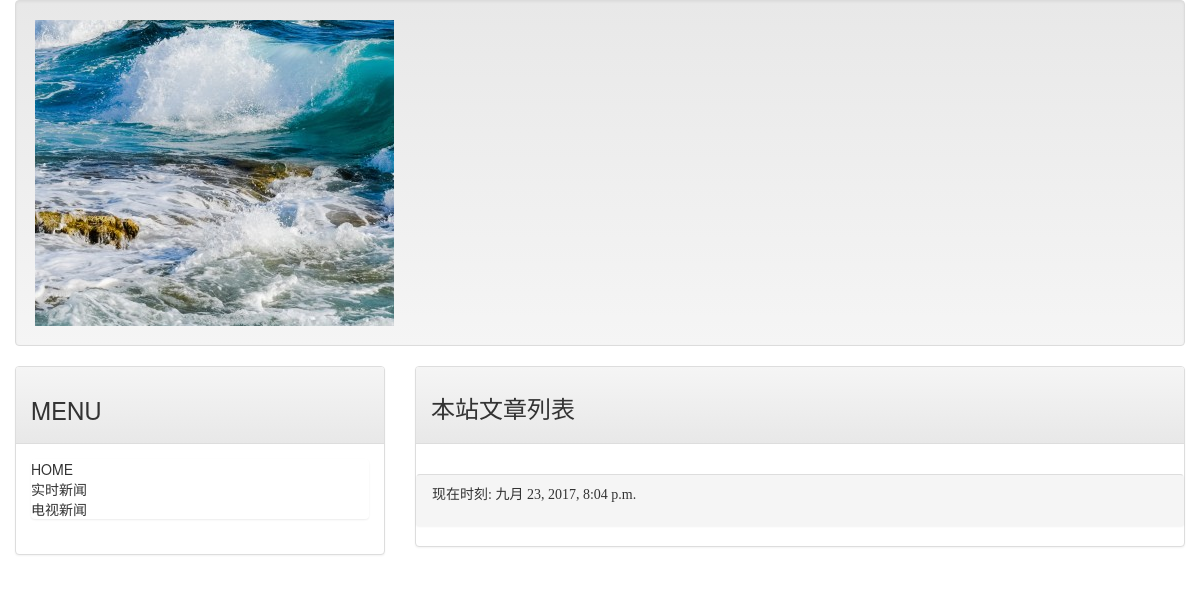
/, run on an earlier commit of the app's database.
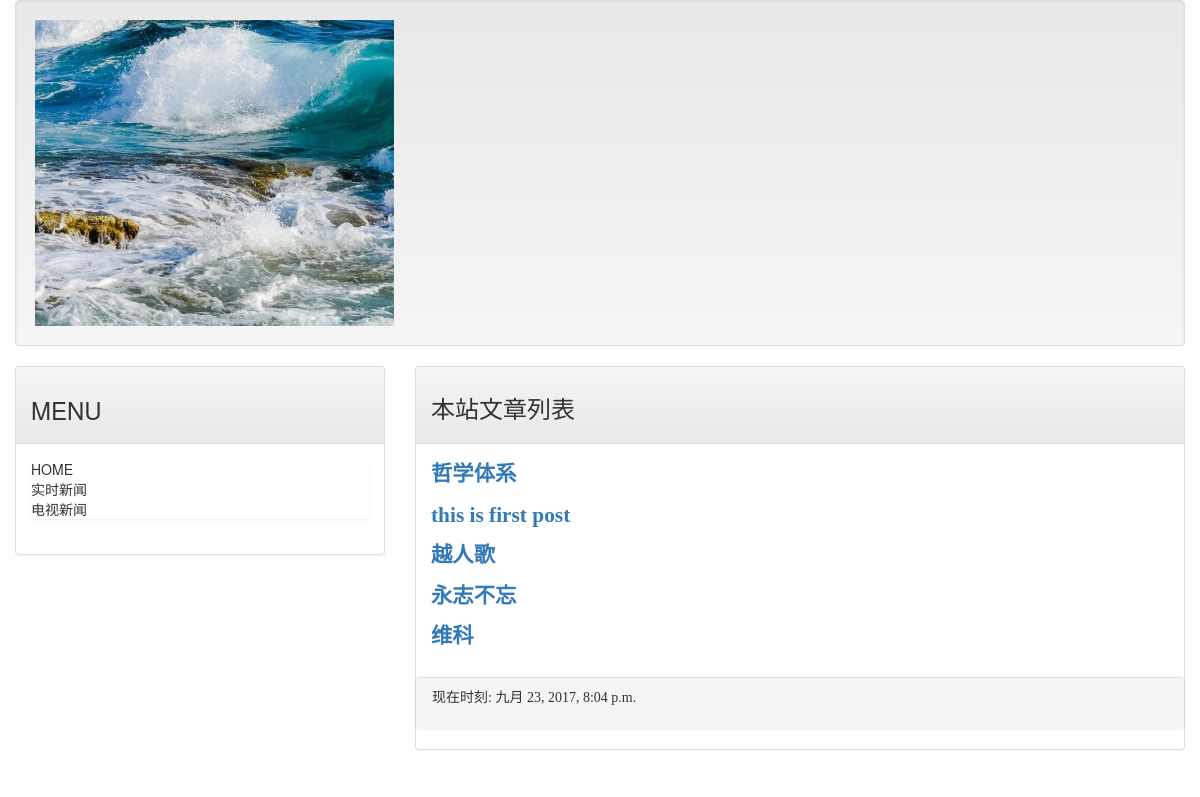
And on a later commit of the database.
### mainsite/models.py (models this page shows, shortened)
class Post(models.Model):
    title = models.CharField(max_length=200)
    slug = models.CharField(max_length=200)
    body = models.TextField()
    pub_date = models.DateTimeField(default=timezone.now)
    class Meta:
        ordering = ('-pub_date',)

### mainsite/views.py (the view)
# urls.py: url(r'^$', homepage),
def homepage(request):
    template = get_template('index.html')
    posts = Post.objects.all()
    now = datetime.now
    html = template.render(locals())
    return HttpResponse(html)

### templates/index.html (shortened to what this page needs)
<!DOCTYPE html>
{% extends 'base.html' %}
{% block headmessage %}
    <h3 style='font-family:楷体;'>本站文章列表</h3>
{% endblock %}
{% block content %}
    {% for post in posts %}
    <p style='font-family:微软雅黑;font-size:16pt;font-weight:bold;'>
     <a href='/post/{{ post.slug}}'>{{ post.title}}</a>
    </p>
    {% endfor%}
{% endblock %}

### templates/base.html (shortened to what this page needs)
<!DOCTYPE html>
<html>
<head>
<link rel="stylesheet" href="https://cdn.bootcss.com/bootstrap/3.3.7/css/bootstrap.min.css">
<link rel="stylesheet" href="https://cdn.bootcss.com/bootstrap/3.3.7/css/bootstrap-theme.min.css">
</head>
<body>
<div class='container-fluid'>
     {% include 'header.html' %}
<div class='row'>
 <div class='col-sm-4 col-md-4'>
     <div class='panel panel-default'>
         <div class='panel-heading'>
           <h3>
               MENU
           </h3>
         </div>
         <div class='panel-body'>
            <div class='list-group'>
             HOME</br>
             实时新闻</br>
             电视新闻</br>
            </div>
        </div>
       </div>
     </div>
 <div class='col-sm-8 col-md-8'>
     <div class='panel panel-default'>
         <div class='panel-heading'>
     {% block headmessage %}  {% endblock %}
         </div>
         <div class='panel-body'>
         {% block  content %}  {% endblock %}
         </div>
     <div class='panel panel-footer'>
     {% include 'footer.html' %}
     </div>
    </div>
   </div>
</div>
</div>
</body>
</html>

### templates/header.html
{% load staticfiles %}
<div class='well'>
<img src="{% static "images/1.png" %}">
</div>

### templates/footer.html
{% block footer %}
    {% if now %}
    <p style='font-family:微软雅黑;'>现在时刻: {{ now }}</p>
    {% else %}
    <p style='font-family:微软雅黑;'>文件内容取自网络,如有侵权请来信通知下架...{{ now }}</p>
    {% endif %}
{% endblock %}

What changed in the data, as far as the page shows it:
added Post: title "哲学体系"
added Post: title "this is first post"
added Post: title "越人歌"
added Post: title "永志不忘"
added Post: title "维科"
